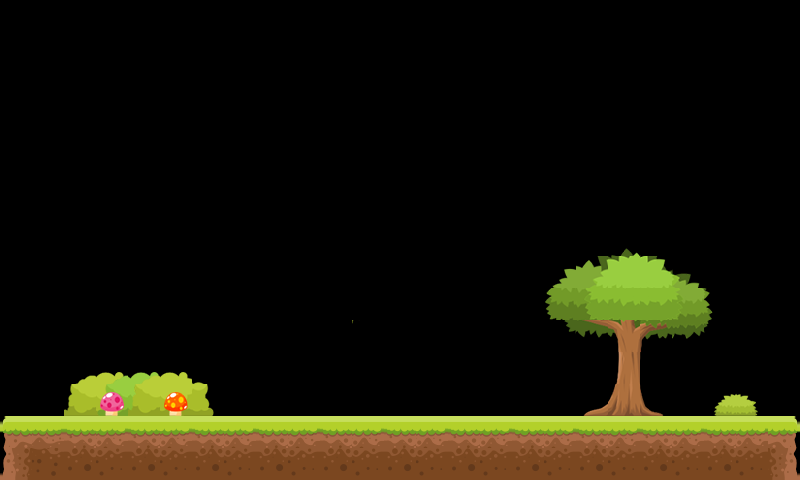

Below is a game level as drawn by its tile map, then a one-line description and the .tmx that defines it (tile-layer data replaced by summaries):
An orthogonal 25x15 tile map with 32x32 px tiles, 4 tile layers (Слой тайлов 1, Слой тайлов 2, Слой тайлов 3, Слой тайлов 4) and 19 objects (LEFTWALL, SKYWALL, RIGHTWALL).

<map version="1.0" orientation="orthogonal" renderorder="right-down" width="25" height="15" tilewidth="32" tileheight="32" nextobjectid="416">
 <tileset firstgid="1" name="tile2" tilewidth="32" tileheight="32" spacing="4" margin="4" tilecount="196" columns="14">
  <image source="tmx/tile2.png" width="512" height="512" />
 </tileset>
 <layer name="Слой тайлов 1" width="25" height="15">
  <data>[375 cells, 200 non-empty, 59 distinct tile ids]</data>
 </layer>
 <objectgroup name="object" width="25" height="15">
  <object id="24" x="0" y="416" width="798" height="64" />
  <object id="17" name="LEFTWALL" x="1" y="1" width="5" height="480" />
  <object id="18" name="SKYWALL" x="3" y="0" width="800" height="5" />
  <object id="19" name="RIGHTWALL" x="795" y="3" width="5" height="480" />
 </objectgroup>
 <layer name="Слой тайлов 2" width="25" height="15">
  <data>[375 cells, 6 non-empty, 6 distinct tile ids]</data>
 </layer>
 <layer name="Слой тайлов 3" width="25" height="15">
  <data>[375 cells, 6 non-empty, 6 distinct tile ids]</data>
 </layer>
 <layer name="Слой тайлов 4" width="25" height="15">
  <data>[375 cells, 4 non-empty, 4 distinct tile ids]</data>
 </layer>
 <objectgroup name="rectangleVerticalDensitySmall" width="25" height="15">
  <object id="398" x="64" y="352" width="32" height="64" />
  <object id="399" x="160" y="352" width="32" height="64" />
  <object id="401" x="64" y="256" width="32" height="64" />
  <object id="402" x="160" y="256" width="32" height="64" />
 </objectgroup>
 <objectgroup name="rectangle1" width="25" height="15">
  <object id="400" x="64" y="320" width="128" height="32" />
  <object id="403" x="64" y="224" width="128" height="32" />
  <object id="411" x="512" y="320" width="128" height="32" />
 </objectgroup>
 <objectgroup name="box2" width="25" height="15">
  <object id="404" x="64" y="96" width="128" height="128" />
 </objectgroup>
 <objectgroup name="rectangleStatic" width="25" height="15">
  <object id="405" x="353" y="384" width="128" height="32" />
 </objectgroup>
 <objectgroup name="boxSmall" width="25" height="15">
  <object id="407" x="512" y="352" width="32" height="32" />
  <object id="408" x="608" y="352" width="32" height="32" />
 </objectgroup>
 <objectgroup name="rectangle2Density" width="25" height="15">
  <object id="410" x="481" y="384" width="192" height="32" />
 </objectgroup>
 <objectgroup name="apple2" width="25" height="15">
  <object id="412" x="576" y="288" width="32" height="32" />
 </objectgroup>
 <objectgroup name="boxJointA" width="25" height="15">
  <object id="414" x="399" y="271" width="32" height="32" />
 </objectgroup>
 <objectgroup name="circleJointB" width="25" height="15">
  <object id="415" x="474" y="272" width="32" height="32" />
 </objectgroup>
</map>
